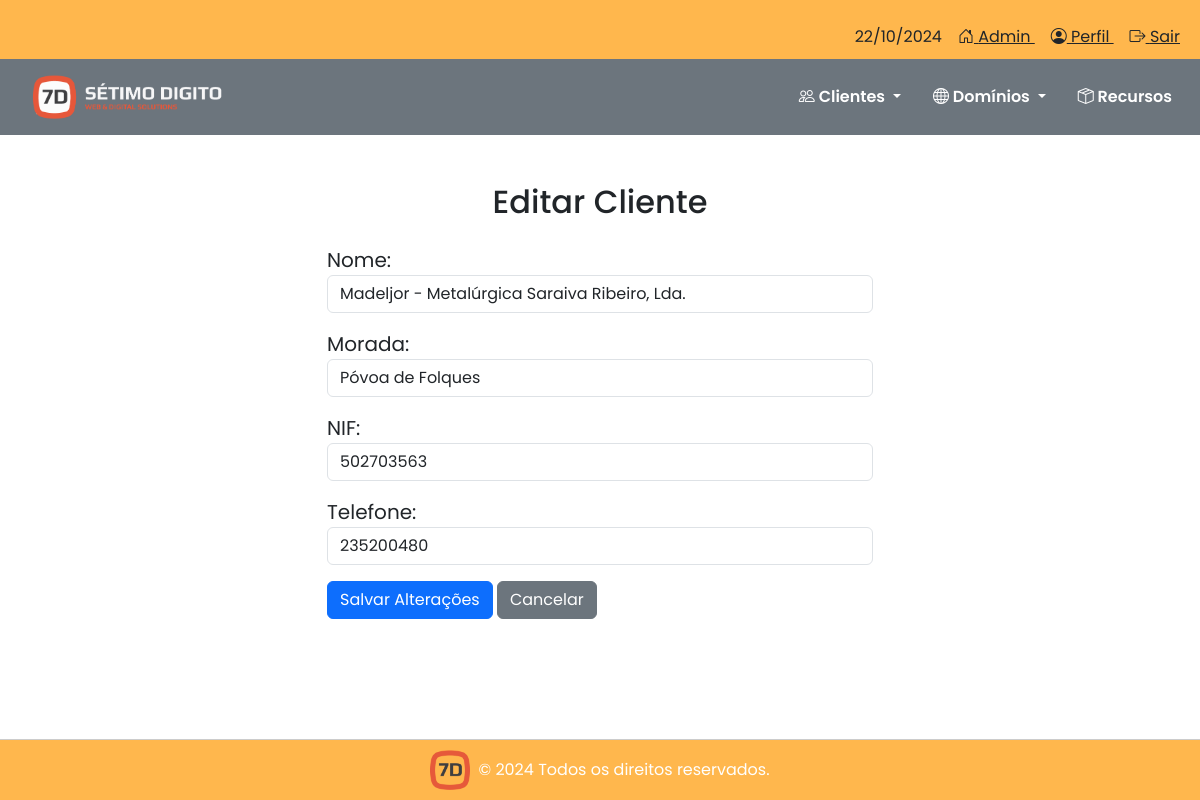
The page /clientes/editar/2/ on the database as committed earlier.
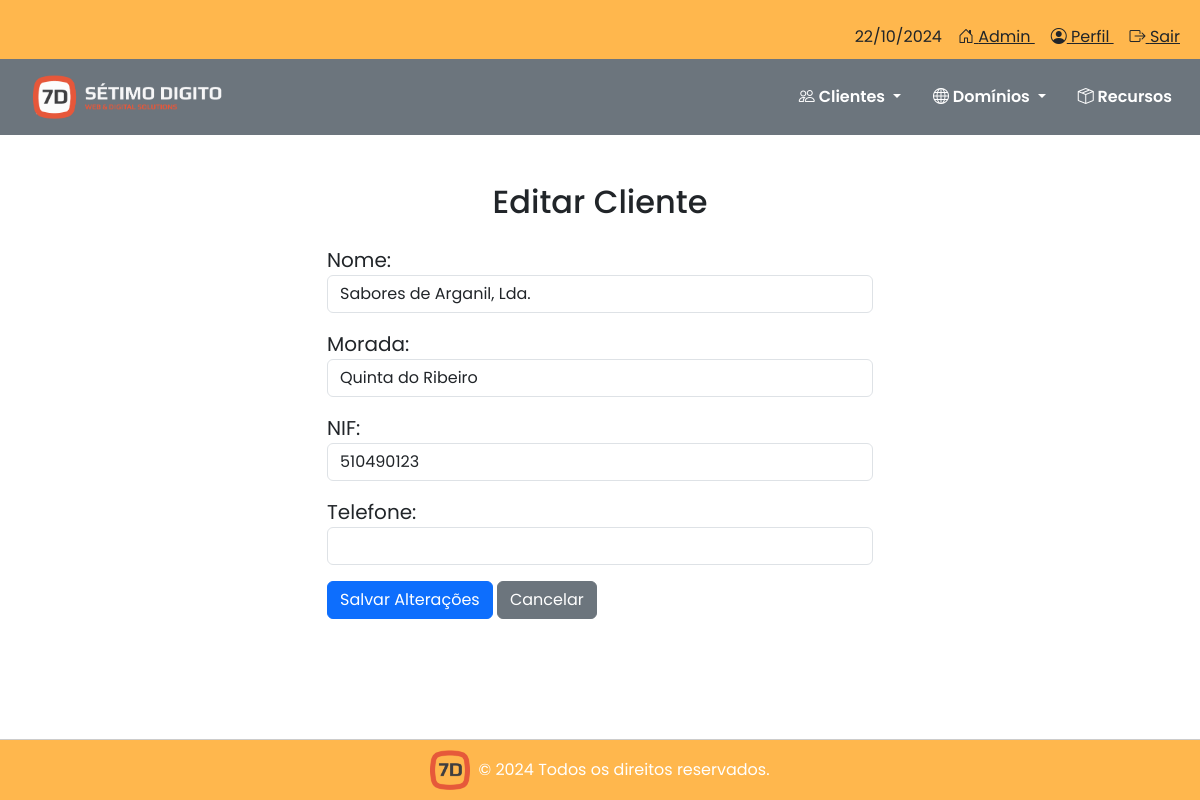
The same page on the database as committed later.
### clientes/models.py (models this page shows, shortened)
class Cliente(models.Model):
    nome = models.CharField(max_length=255)
    nif = models.CharField(max_length=9, verbose_name='Número de Identificação Fiscal')
    morada = models.CharField(max_length=255, blank=True, null=True)
    codigo_postal = models.CharField(max_length=10, blank=True, null=True)
    localidade = models.CharField(max_length=100, blank=True, null=True)
    telefone = models.CharField(max_length=15, blank=True, null=True)
    email = models.EmailField(blank=True, null=True)
    website = models.URLField(blank=True, null=True)
    cliente_desde = models.DateField(blank=True, null=True)

### clientes/views.py (the view)
# urls.py: path('clientes/editar/<int:cliente_id>/', views.editar_cliente, name='editar_cliente'),
def editar_cliente(request, cliente_id):
    cliente = get_object_or_404(Cliente, pk=cliente_id)
    if request.method == 'POST':
        form = ClienteForm(request.POST, instance=cliente)
        if form.is_valid():
            form.save()
            return redirect('listar_clientes')
    else:
        form = ClienteForm(instance=cliente)
    return render(request, 'clientes/editar_cliente.html', {'form': form, 'cliente': cliente})

### clientes/forms.py
class ClienteForm(forms.ModelForm):
    class Meta:
        model = Cliente
        fields = ['nome', 'nif', 'morada', 'codigo_postal', 'localidade', 'telefone', 'email', 'website']

### clientes/templatetags/form_tags.py (called while the page is built)
@register.filter
def add_class(field, css_class):
    return field.as_widget(attrs={'class': css_class})

### clientes/templates/clientes/editar_cliente.html (shortened to what this page needs)
{% extends 'base.html' %}
{% load static %}
{% load form_tags %}
{% block content %}
<div class="container mt-5">
    <h2 class="text-center mb-4">Editar Cliente</h2>
    <form method="POST" style="width: 50%; margin: 0 auto;">
        <div class="form-group mb-3">
            <label for="id_nome" class="font-weight-bold" style="font-size: 1.25rem;">Nome:</label>
            {{ form.nome|add_class:"form-control" }}
        </div>
        <div class="form-group mb-3">
            <label for="id_morada" class="font-weight-bold" style="font-size: 1.25rem;">Morada:</label>
            {{ form.morada|add_class:"form-control" }}
        </div>
        <div class="form-group mb-3">
            <label for="id_nif" class="font-weight-bold" style="font-size: 1.25rem;">NIF:</label>
            {{ form.nif|add_class:"form-control" }}
        </div>
        <div class="form-group mb-3">
            <label for="id_telefone" class="font-weight-bold" style="font-size: 1.25rem;">Telefone:</label>
            {{ form.telefone|add_class:"form-control" }}
        </div>
        <button type="submit" class="btn btn-primary">Salvar Alterações</button>
        <a href="{% url 'listar_clientes' %}" class="btn btn-secondary">Cancelar</a>
    </form>
</div>
{% endblock %}

Rows that differ between the two databases and show on the page:
changed Cliente: nome "Madeljor - Metalúrgica Saraiva Ribeiro, Lda." → "Sabores de Arganil, Lda."; morada "Póvoa de Folques" → "Quinta do Ribeiro"; nif "502703563" → "510490123"; telefone "235200480" → (not shown)
